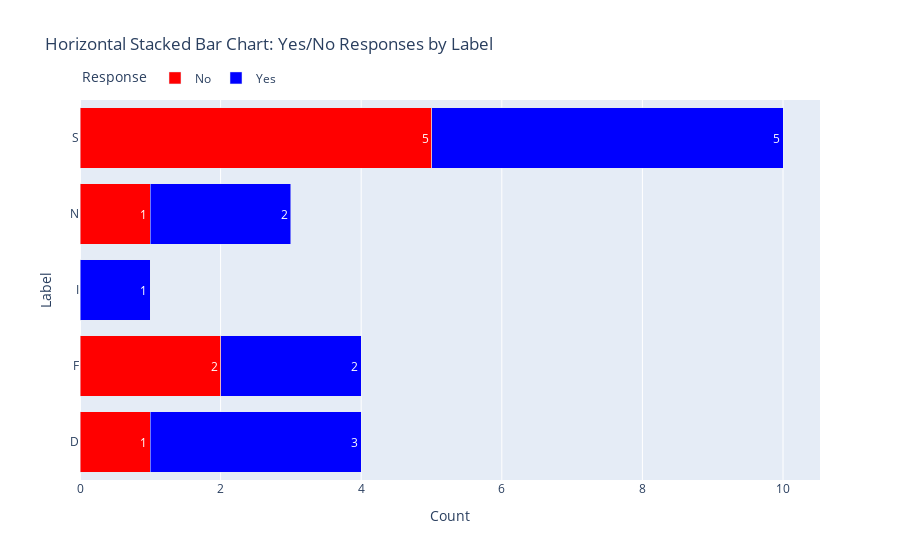

The notebook cell this image was saved under:
### Markdown cell above
# Bar Chart

### Code cell
#Read the CSV file
df = pd.read_csv('../data/bar_assignment.csv')

#Transform 1 -> "Yes" and 0 -> "No"
df['COUNT'] = df['COUNT'].replace({1: 'Yes', 0: 'No'})

#Group by LABEL and COUNT, then count occurrences
grouped_df = df.groupby(['LABEL', 'COUNT']).size().reset_index(name='TOTAL')

#Sort the DataFrame alphabetically by LABEL
grouped_df = grouped_df.sort_values(by='LABEL')

#Create the horizontal stacked bar chart
fig = px.bar(
    grouped_df, 
    x='TOTAL', 
    y='LABEL', 
    color='COUNT', 
    orientation='h', 
    barmode='stack',
    labels={'TOTAL': 'Count', 'LABEL': 'Label', 'COUNT': 'Response'},
    title='Horizontal Stacked Bar Chart: Yes/No Responses by Label',
    color_discrete_map={'Yes': 'blue', 'No': 'red'}  # Set colors for Yes and No
)

# Move the legend to the top-left and arrange it horizontally
fig.update_layout(
    legend=dict(
        title='Response',
        orientation='h',  # Horizontal legend
        yanchor='bottom',  # Anchor legend at the bottom
        y=1.02,  # Position legend above the chart
        xanchor='left',  # Anchor legend to the left
        x=0  # Position legend at the left
    )
)

# Add bar labels (values) at the tail end of each bar
fig.update_traces(
    textposition='inside',  # Place text outside the bars
    texttemplate='%{x}',  # Display the value of each bar segment
)

# Force alphabetical sorting on the y-axis
fig.update_yaxes(categoryorder='array', categoryarray=sorted(grouped_df['LABEL'].unique()))

# Show the plot
fig.show()

### Figure 1 — Plotly figure (JSON) as saved in the notebook; plotly's stock layout.template omitted (floating-point values rounded to 4 significant figures)
{"data": [{"hovertemplate": "Response=No<br>Count=%{x}<br>Label=%{y}<extra></extra>", "legendgroup": "No", "marker": {"color": "red", "pattern": {"shape": ""}}, "name": "No", "orientation": "h", "showlegend": true, "textposition": "inside", "texttemplate": "%{x}", "type": "bar", "x": [1, 2, 1, 5], "xaxis": "x", "y": ["D", "F", "N", "S"], "yaxis": "y"}, {"hovertemplate": "Response=Yes<br>Count=%{x}<br>Label=%{y}<extra></extra>", "legendgroup": "Yes", "marker": {"color": "blue", "pattern": {"shape": ""}}, "name": "Yes", "orientation": "h", "showlegend": true, "textposition": "inside", "texttemplate": "%{x}", "type": "bar", "x": [3, 2, 1, 2, 5], "xaxis": "x", "y": ["D", "F", "I", "N", "S"], "yaxis": "y"}], "layout": {"barmode": "stack", "legend": {"orientation": "h", "title": {"text": "Response"}, "tracegroupgap": 0, "x": 0, "xanchor": "left", "y": 1.02, "yanchor": "bottom"}, "title": {"text": "Horizontal Stacked Bar Chart: Yes/No Responses by Label"}, "xaxis": {"anchor": "y", "domain": [0, 1], "title": {"text": "Count"}}, "yaxis": {"anchor": "x", "categoryarray": ["D", "F", "I", "N", "S"], "categoryorder": "array", "domain": [0, 1], "title": {"text": "Label"}}}}
